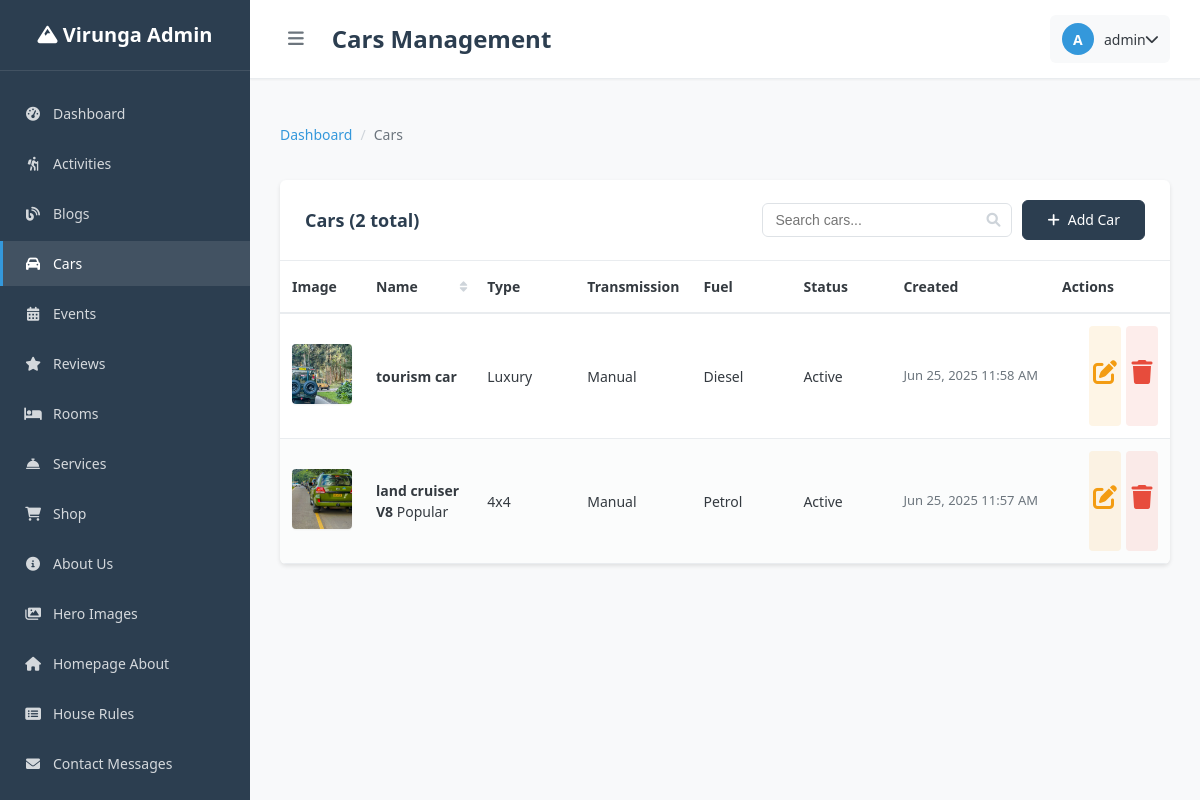
Screenshot of /admin/pages/cars/index.php (signed in) with the database file from the repository.
### tables this page shows
CREATE TABLE `cars` (
  `id` int(11) NOT NULL,
  `name` varchar(255) NOT NULL,
  `make` varchar(100) DEFAULT NULL,
  `model` varchar(100) DEFAULT NULL,
  `type` varchar(50) NOT NULL,
  `transmission` varchar(20) NOT NULL,
  `fuel_type` varchar(20) NOT NULL,
  `price` decimal(10,2) NOT NULL,
  `image` varchar(255) NOT NULL,
  `features` text DEFAULT NULL,
  `badge` varchar(50) DEFAULT NULL,
  `status` enum('active','inactive','maintenance') DEFAULT 'active',
  `created_at` timestamp NOT NULL DEFAULT current_timestamp(),
  `is_available` tinyint(1) DEFAULT 1,
  `updated_at` timestamp NOT NULL DEFAULT current_timestamp() ON UPDATE current_timestamp()
);

### admin/backend/api/utils/auth_middleware.php (called while the page is built, shortened)
<?php
function isAuthenticated() {
    return isset($_SESSION['admin_user_id']) &&
           isset($_SESSION['admin_username']) &&
           !empty($_SESSION['admin_user_id']);
}
function getCurrentUser() {
    require_once __DIR__ . '/../../database/connection.php';
    $user_id = $_SESSION['admin_user_id'];
    $query = "SELECT id, username, email, full_name, role, status, last_login
              FROM admin_users
              WHERE id = ? AND status = 'active'";
    $user = getSingleRow($query, 'i', [$user_id]);
    return $user;
}
?>

### admin/backend/database/connection.php (called while the page is built, shortened)
<?php
$conn = null;
function getConnection() {
    global $conn;
    if ($conn && !$conn->connect_error) {
        return $conn;
    }
    $db_config = [
        'host' => 'localhost',
        'username' => 'root',
        'password' => '',
        'database' => 'homestay',
        'charset' => 'utf8mb4'
    ];
    $conn = new mysqli(
        $db_config['host'],
        $db_config['username'],
        $db_config['password'],
        $db_config['database']
    );
    $conn->query("SET sql_mode = 'STRICT_TRANS_TABLES,ERROR_FOR_DIVISION_BY_ZERO,NO_AUTO_CREATE_USER,NO_ENGINE_SUBSTITUTION'");
    return $conn;
}
function executeQuery($query, $types = '', $params = []) {
    $conn = getConnection();
    $stmt = $conn->prepare($query);
    if (!empty($params)) {
        $stmt->bind_param($types, ...$params);
    }
    if (!$stmt->execute()) {
        error_log("Query execution failed: " . $stmt->error);
        return false;
    }
    $result = $stmt->get_result();
    return $result;
}
function getSingleRow($query, $types = '', $params = []) {
    $result = executeQuery($query, $types, $params);
    if ($result && $result->num_rows > 0) {
        return $result->fetch_assoc();
    }
    return null;
}
function getMultipleRows($query, $types = '', $params = []) {
    $result = executeQuery($query, $types, $params);
    $rows = [];
    if ($result) {
        while ($row = $result->fetch_assoc()) {
            $rows[] = $row;
        }
    }
    return $rows;
}
?>

### include/image_helpers.php (called while the page is built, shortened)
<?php
function buildImageUrl($filename, $category, $absolute = false) {
    $base_paths = [
        'activities' => 'uploads/activities/',
        'blogs' => 'uploads/blogs/',
        'blog-content' => 'uploads/blog-content/',
        'cars' => 'uploads/cars/',
        'events' => 'uploads/events/',
        'hero' => 'uploads/hero/',
        'hero-images' => 'uploads/hero-images/',
        'homeabout' => 'uploads/homeabout/',
        'rooms' => 'uploads/rooms/',
        'services' => 'uploads/services/',
        'about' => 'uploads/about/'
    ];
    $base_path = isset($base_paths[$category]) ? $base_paths[$category] : 'uploads/';
    if (strpos($filename, 'uploads/') === 0) {
        $relative_path = $filename;
    } else {
        $relative_path = $base_path . $filename;
    }
    if ($absolute) {
        $protocol = isset($_SERVER['HTTPS']) && $_SERVER['HTTPS'] === 'on' ? 'https://' : 'http://';
        $host = $_SERVER['HTTP_HOST'];
        return $protocol . $host . '/homestay/' . $relative_path;
    } else {
        return $relative_path;
    }
}
function buildAdminImageUrl($filename, $category) {
    $relative_path = buildImageUrl($filename, $category, false);
    return '/homestay/' . $relative_path;
}
?>

### admin/pages/cars/index.php (the view, shortened to what this page needs)
<?php
require_once '../../backend/api/utils/auth_middleware.php';
require_once '../../../include/image_helpers.php';
require_once '../../backend/database/connection.php';
require_once '../../backend/api/utils/helpers.php';
$current_user = getCurrentUser();
$page = isset($_GET['page']) ? max(1, intval($_GET['page'])) : 1;
$limit = 10;
$offset = ($page - 1) * $limit;
$search = isset($_GET['search']) ? trim($_GET['search']) : '';
$where_conditions = [];
$params = [];
$param_types = '';
$where_clause = !empty($where_conditions) ? 'WHERE ' . implode(' AND ', $where_conditions) : '';
$count_query = "SELECT COUNT(*) as total FROM cars $where_clause";
$total_result = !empty($params) ? getSingleRow($count_query, $param_types, $params) : getSingleRow($count_query);
$total_records = $total_result['total'] ?? 0;
$query = "SELECT id, name, type, transmission, fuel_type, image, features, badge, status, created_at
          FROM cars
          $where_clause
          ORDER BY created_at DESC
          LIMIT $limit OFFSET $offset";
$cars = !empty($params) ? getMultipleRows($query, $param_types, $params) : getMultipleRows($query);
$breadcrumbs = [
    ['title' => 'Dashboard', 'url' => '../dashboard.php'],
    ['title' => 'Cars', 'url' => '']
];
?>
<!DOCTYPE html>
<html lang="en">
<head>
    <link rel="stylesheet" href="../../assets/css/dashboard.css">
    <link rel="stylesheet" href="../../assets/css/components.css">
    <link rel="stylesheet" href="../../assets/css/tables.css">
    <link rel="stylesheet" href="../../assets/css/forms.css">
    <link rel="stylesheet" href="https://cdnjs.cloudflare.com/ajax/libs/font-awesome/6.0.0/css/all.min.css">
</head>
<body>
    <div class="admin-wrapper">
        <?php include '../includes/sidebar.php'; ?>
        <main class="admin-main">
            <header class="admin-header">
                <div class="header-left">
                    <button class="sidebar-toggle">
                        <i class="fas fa-bars"></i>
                    </button>
                    <h1 class="page-title">Cars Management</h1>
                </div>
                <div class="header-right">
                    <div class="user-dropdown">
                        <div class="user-info">
                            <div class="user-avatar">
                                <?= strtoupper(substr($current_user['username'], 0, 1)) ?>
                            </div>
                            <span class="user-name"><?= htmlspecialchars($current_user['username']) ?></span>
                            <i class="fas fa-chevron-down"></i>
                        </div>
                    </div>
                </div>
            </header>
            <div class="admin-content">
                <?= generateBreadcrumb($breadcrumbs) ?>
                <div class="table-container">
                    <div class="table-header">
                        <h2 class="table-title">Cars (<?= $total_records ?> total)</h2>
                        <div class="table-actions">
                            <div class="table-search">
                                <input type="text" placeholder="Search cars..." value="<?= htmlspecialchars($search) ?>" id="search-input">
                                <i class="fas fa-search"></i>
                            </div>
                            <a href="add.php" class="btn btn-primary">
                                <i class="fas fa-plus"></i> Add Car
                            </a>
                        </div>
                    </div>
                    <?php if (empty($cars)): ?>
                        <div class="table-empty">
                            <i class="fas fa-car"></i>
                            <h3>No Cars Found</h3>
                            <p>No cars match your current search criteria.</p>
                            <a href="add.php" class="btn btn-primary">
                                <i class="fas fa-plus"></i> Add First Car
                            </a>
                        </div>
                    <?php else: ?>
                        <table class="data-table">
                            <thead>
                                <tr>
                                    <th width="60">Image</th>
                                    <th class="sortable">Name</th>
                                    <th width="100">Type</th>
                                    <th width="100">Transmission</th>
                                    <th width="100">Fuel</th>
                                    <th width="100">Status</th>
                                    <th width="150">Created</th>
                                    <th width="120">Actions</th>
                                </tr>
                            </thead>
                            <tbody>
                                <?php foreach ($cars as $car): ?>
                                    <tr>
                                        <td>
                                            <?php if (!empty($car['image'])): ?>
                                                <img src="<?= buildAdminImageUrl($car['image'], 'cars') ?>"
                                                     alt="<?= htmlspecialchars($car['name']) ?>"
                                                     class="table-image">
                                            <?php else: ?>
                                                <div class="table-image" style="background-color: var(--gray-200); display: flex; align-items: center; justify-content: center;">
                                                    <i class="fas fa-car text-muted"></i>
                                                </div>
                                            <?php endif; ?>
                                        </td>
                                        <td>
                                            <strong><?= htmlspecialchars($car['name']) ?></strong>
                                            <?php if (!empty($car['badge'])): ?>
                                                <span class="badge badge-info ml-2"><?= htmlspecialchars(ucfirst($car['badge'])) ?></span>
                                            <?php endif; ?>
                                        </td>
                                        <td>
                                            <span class="badge badge-light"><?= htmlspecialchars(ucfirst($car['type'])) ?></span>
                                        </td>
                                        <td>
                                            <?= htmlspecialchars(ucfirst($car['transmission'])) ?>
                                        </td>
                                        <td>
                                            <?= htmlspecialchars(ucfirst($car['fuel_type'])) ?>
                                        </td>
                                        <td>
                                            <?php
                                            $status_class = '';
                                            $status_text = ucfirst($car['status']);
                                            switch($car['status']) {
                                                case 'active':
                                                    $status_class = 'badge-success';
                                                    break;
                                            }
                                            ?>
                                            <span class="badge <?= $status_class ?>"><?= $status_text ?></span>
                                        </td>
                                        <td class="table-date">
                                            <?= formatDateTime($car['created_at']) ?>
                                        </td>
                                        <td class="table-actions-cell">
                                            <div class="action-buttons">
                                                <a href="edit.php?id=<?= $car['id'] ?>"
                                                   class="action-btn edit"
                                                   title="Edit Car">
                                                    <i class="fas fa-edit"></i>
                                                </a>
                                                <a href="delete.php?id=<?= $car['id'] ?>"
                                                   class="action-btn delete"
                                                   title="Delete Car"
                                                   data-item-name="<?= htmlspecialchars($car['name']) ?>">
                                                    <i class="fas fa-trash"></i>
                                                </a>
                                            </div>
                                        </td>
                                    </tr>
                                <?php endforeach; ?>
                            </tbody>
                        </table>
                    <?php endif; ?>
                </div>
            </div>
        </main>
    </div>
</body>
</html>

### rows the page displays
cars: image (picture), name "tourism car", type "Luxury", transmission "Manual", fuel_type "Diesel", status "Active", created_at "Jun 25, 2025 11:58 AM"
cars: image (picture), name "land cruiser V8", badge "Popular", type "4x4", transmission "Manual", fuel_type "Petrol", status "Active", created_at "Jun 25, 2025 11:57 AM"

### other values shown
substr($current_user['username'], 0, 1) "A"
$current_user['username'] "admin"
$crumb['title'] "Dashboard"
$crumb['title'] "Cars"
$total_records "2"
